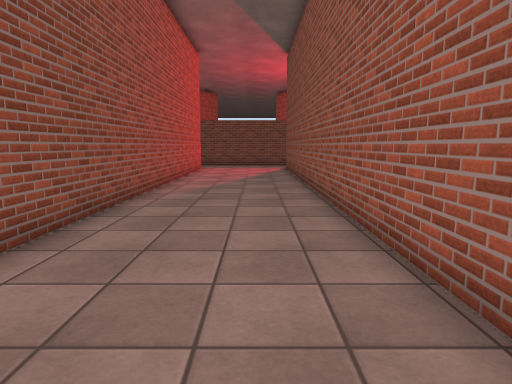
view 1 (above)

20 first-person views from a walk through a Unity game level. The camera is 1.3 m above the floor, tilts 8° down and sees 75° across. The floor is counted in squares, 0.9 m on a side. Each view is taken from the middle of a square. On the plan, view 1 faces up. The plan holds only what a view shows up to about 15 squares ahead; the rest is blank. The place goes on beyond the plan. The player is left out. Surface patterns are stand-ins for the level's own textures.

view 2
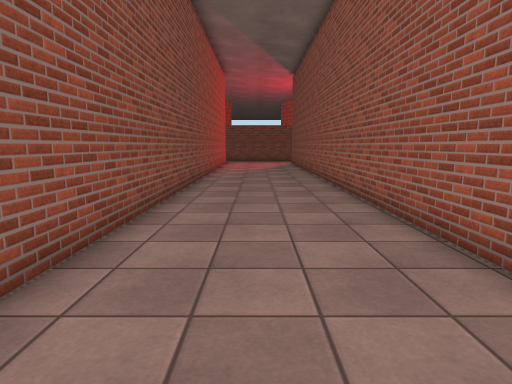

view 3
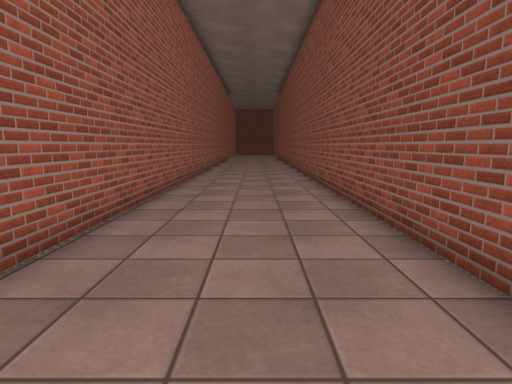

view 4
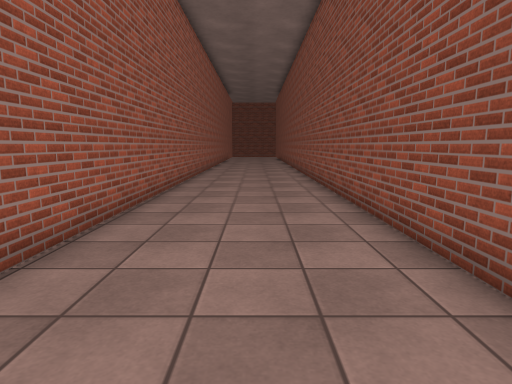

view 5
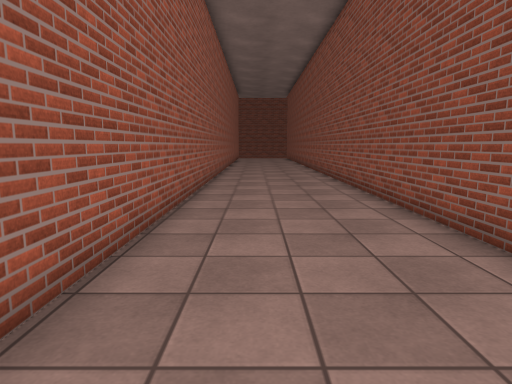

view 6
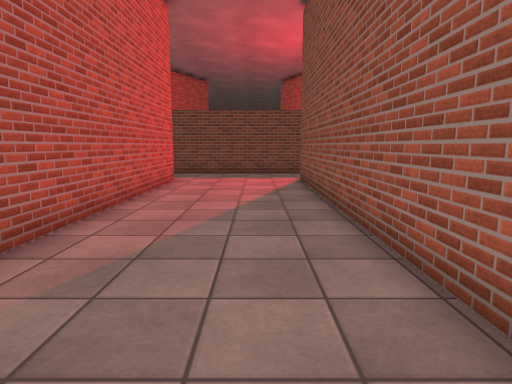

view 7
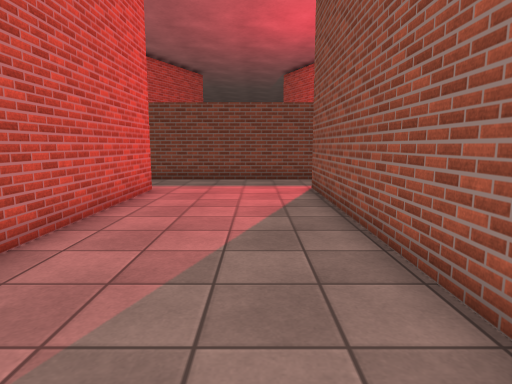

view 8
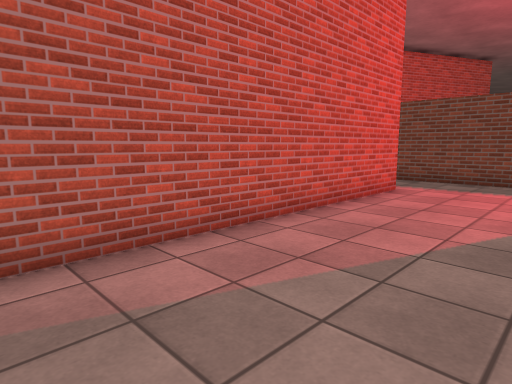

view 9
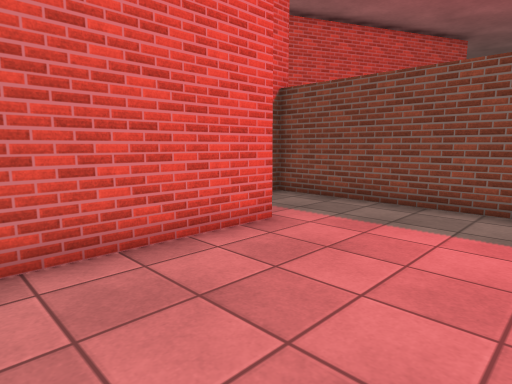

view 10
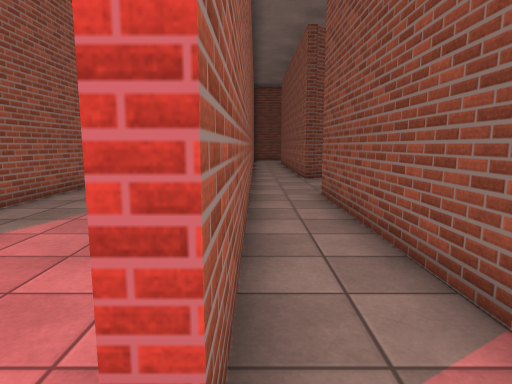

view 11
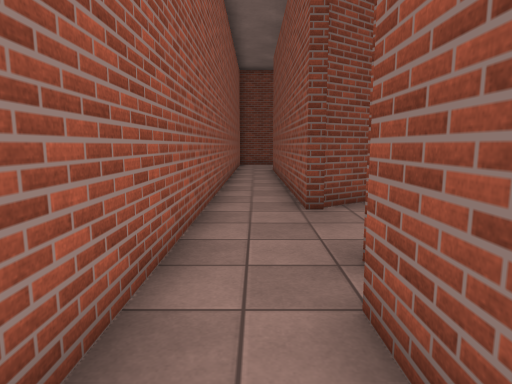

view 12
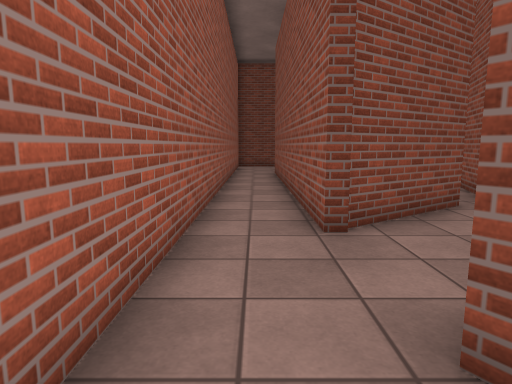

view 13
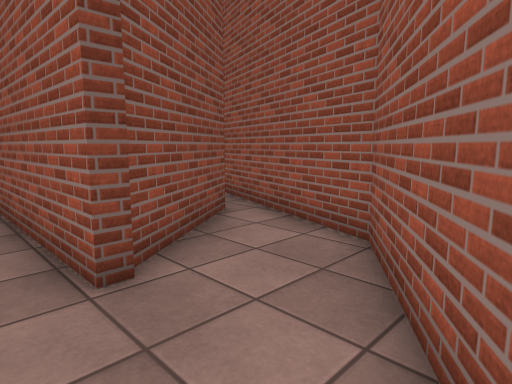

view 14
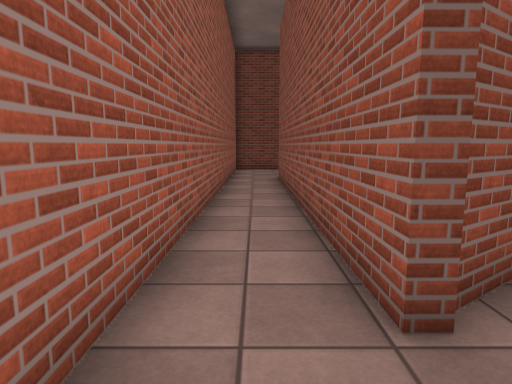

view 15
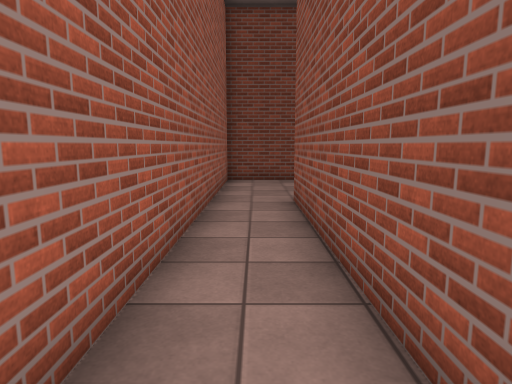

view 16
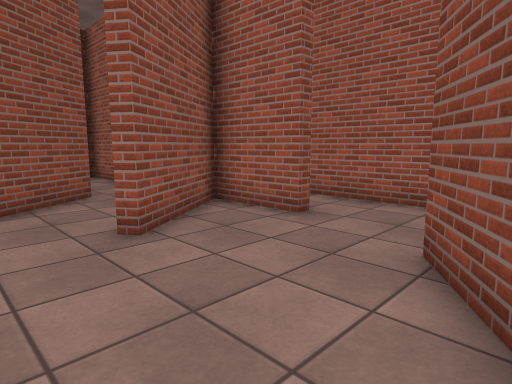

view 17
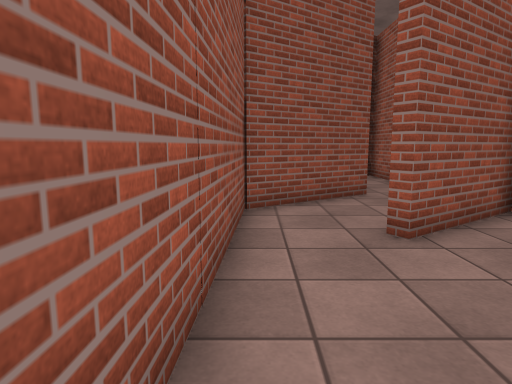

view 18
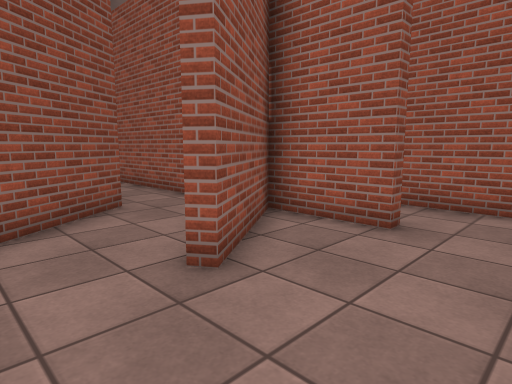

view 19
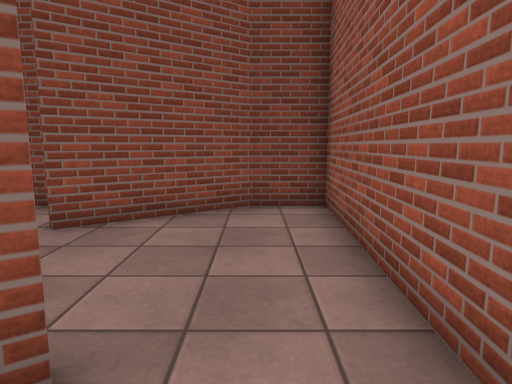

view 20
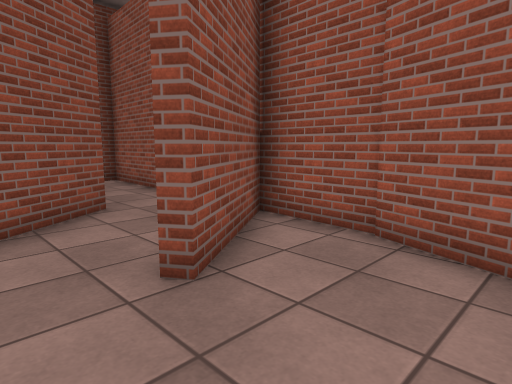

### Floor plan
Ten units are one square. View 1 is at (0, 0); x grows to the right and y downward. Boxes are objects, and circles mark ways between rooms. Rooms are numbered by the first view taken in them; rooms with no view inside come last. Other rooms are left out.
<svg viewBox="-132 -246 157 483">
<path fill="none" stroke="#000" d="M-38 -209 -34 -209 -34 232M19 231 19 -214M15 -241 -44 -241M-66 -76 -61 -76 -60 47M-65 -109 -96 -88 -106 -58M-99 -51 -65 -74M-60 -195 -59 -121M-38 44 -38 -209M-44 -241 -61 -241M-60 47 -64 47 -64 18 -96 40 -99 37 -77 22M-66 99 -38 99 -38 44M-87 -8 -123 16 -127 99 -109 99 -75 76 -73 79M-64 -15 -65 -70M-106 -58 -120 -16M-121 -17 -122 11 -90 -11M-90 -11 -87 -8"/>
<circle cx="-35" cy="-225" r="3" fill="#2a7"/>
<circle cx="-50" cy="40" r="3" fill="#2a7"/>
<circle cx="-90" cy="10" r="3" fill="#2a7"/>
<circle cx="-75" cy="-5" r="3" fill="#2a7"/>
<text x="-10" y="0">1</text>
<text x="-60" y="-90">2</text>
<text x="-90" y="60">3</text>
<text x="-90" y="-30">4</text>
<text x="-80" y="0">5</text>
</svg>
Room 1 opens to room 2. Room 2 opens to room 3. Room 3 opens to room 5. Room 4 opens to room 5.

Where each view was taken, in squares from view 1:
view 1: 0 up, 0 right, facing up
view 2: 6 down, 1 left, facing up
view 3: 3 up, 1 left, facing down
view 4: 4 down, 1 left, facing down
view 5: 8 down, 0 right, facing down
view 6: 7 up, 0 right, facing up
view 7: 10 up, 0 right, facing up
view 8: 10 up, 1 right, facing up-left
view 9: 16 up, 1 right, facing up-left
view 10: 22 up, 4 left, facing down
view 11: 15 up, 5 left, facing down
view 12: 13 up, 5 left, facing down
view 13: 11 up, 5 left, facing down-left
view 14: 10 up, 5 left, facing down
view 15: 4 up, 5 left, facing down
view 16: 9 down, 12 left, facing up-right
view 17: 9 down, 12 left, facing up
view 18: 7 down, 12 left, facing up-right
view 19: 2 down, 11 left, facing down
view 20: 4 up, 7 left, facing down-left
